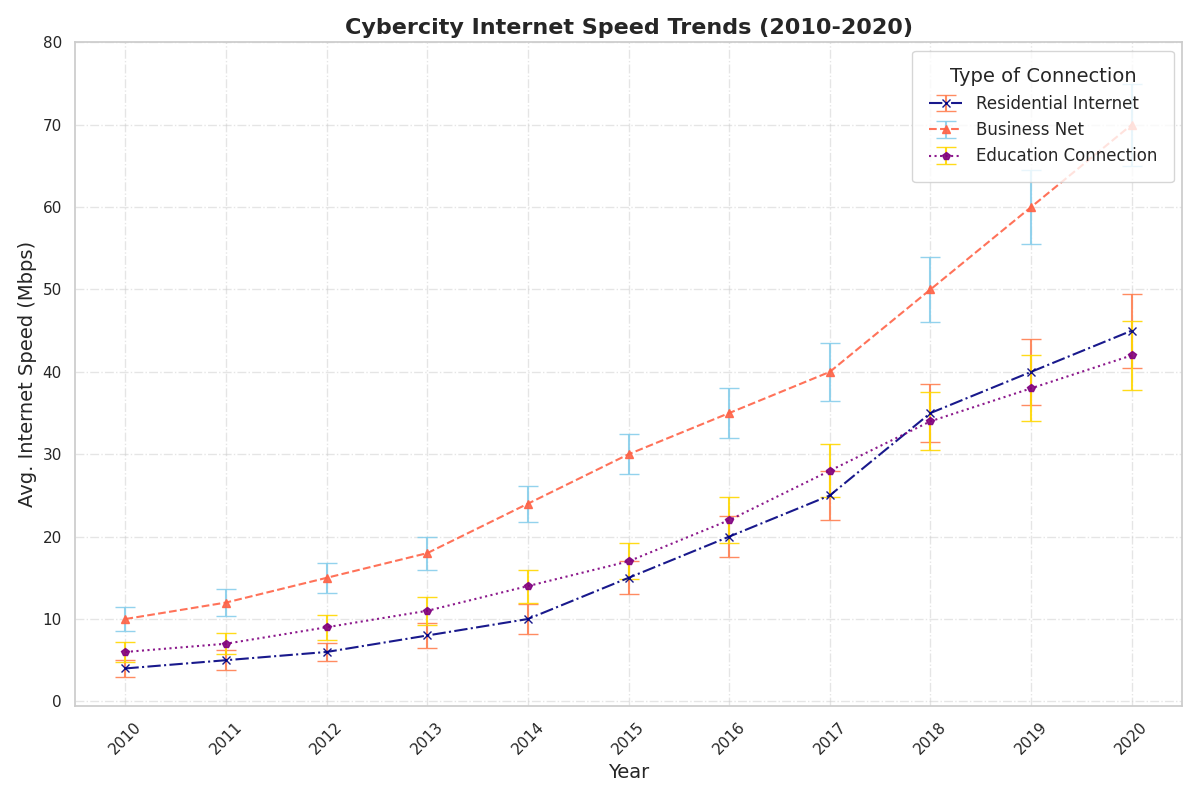

This chart was generated by the following Python code:
import matplotlib.pyplot as plt
import numpy as np

years = np.arange(2010, 2021)

residential_speed = np.array([4, 5, 6, 8, 10, 15, 20, 25, 35, 40, 45])
business_speed = np.array([10, 12, 15, 18, 24, 30, 35, 40, 50, 60, 70])
education_speed = np.array([6, 7, 9, 11, 14, 17, 22, 28, 34, 38, 42])

residential_variability = np.array([1, 1.2, 1.1, 1.5, 1.8, 2, 2.5, 3, 3.5, 4, 4.5])
business_variability = np.array([1.5, 1.6, 1.8, 2, 2.2, 2.4, 3, 3.5, 4, 4.5, 5])
education_variability = np.array([1.2, 1.3, 1.5, 1.7, 2, 2.2, 2.8, 3.2, 3.5, 4, 4.2])

plt.figure(figsize=(12, 8))

plt.errorbar(years, residential_speed, yerr=residential_variability, fmt='-.x', color='navy', 
             capsize=7, alpha=0.9, label='Residential Internet', ecolor='coral')
plt.errorbar(years, business_speed, yerr=business_variability, fmt='--^', color='tomato', 
             capsize=7, alpha=0.9, label='Business Net', ecolor='skyblue')
plt.errorbar(years, education_speed, yerr=education_variability, fmt=':p', color='purple', 
             capsize=7, alpha=0.9, label='Education Connection', ecolor='gold')

plt.title('Cybercity Internet Speed Trends (2010-2020)', fontsize=16, fontweight='bold')
plt.xlabel('Year', fontsize=14)
plt.ylabel('Avg. Internet Speed (Mbps)', fontsize=14)
plt.xticks(years, rotation=45)
plt.yticks(np.arange(0, 81, 10))

plt.grid(True, linestyle='-.', alpha=0.5)

plt.legend(title='Type of Connection', fontsize=12, title_fontsize=14, loc='upper right', borderpad=1)

plt.tight_layout()

plt.show()
